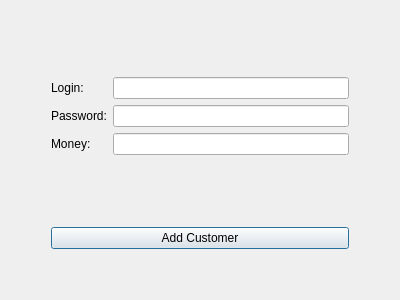
<?xml version="1.0" encoding="UTF-8"?>
<ui version="4.0">
 <class>AddCustomerForm</class>
 <widget class="QDialog" name="AddCustomerForm">
  <property name="geometry">
   <rect>
    <x>0</x>
    <y>0</y>
    <width>400</width>
    <height>300</height>
   </rect>
  </property>
  <property name="windowTitle">
   <string>Dialog</string>
  </property>
  <layout class="QGridLayout" name="gridLayout">
   <item row="1" column="0">
    <spacer name="horizontalSpacer">
     <property name="orientation">
      <enum>Qt::Horizontal</enum>
     </property>
     <property name="sizeType">
      <enum>QSizePolicy::Minimum</enum>
     </property>
     <property name="sizeHint" stdset="0">
      <size>
       <width>40</width>
       <height>20</height>
      </size>
     </property>
    </spacer>
   </item>
   <item row="4" column="1">
    <widget class="QPushButton" name="addCustomerButton">
     <property name="text">
      <string>Add Customer</string>
     </property>
    </widget>
   </item>
   <item row="1" column="1">
    <layout class="QFormLayout" name="formLayout">
     <property name="formAlignment">
      <set>Qt::AlignCenter</set>
     </property>
     <item row="0" column="0">
      <widget class="QLabel" name="loginLabel">
       <property name="text">
        <string>Login:</string>
       </property>
      </widget>
     </item>
     <item row="0" column="1">
      <widget class="QLineEdit" name="loginInput"/>
     </item>
     <item row="1" column="0">
      <widget class="QLabel" name="passLabel">
       <property name="text">
        <string>Password:</string>
       </property>
      </widget>
     </item>
     <item row="1" column="1">
      <widget class="QLineEdit" name="passInput"/>
     </item>
     <item row="2" column="0">
      <widget class="QLabel" name="moneyLabel">
       <property name="text">
        <string>Money:</string>
       </property>
      </widget>
     </item>
     <item row="2" column="1">
      <widget class="QLineEdit" name="moneyInput"/>
     </item>
    </layout>
   </item>
   <item row="0" column="1">
    <spacer name="verticalSpacer_2">
     <property name="orientation">
      <enum>Qt::Vertical</enum>
     </property>
     <property name="sizeType">
      <enum>QSizePolicy::Minimum</enum>
     </property>
     <property name="sizeHint" stdset="0">
      <size>
       <width>20</width>
       <height>40</height>
      </size>
     </property>
    </spacer>
   </item>
   <item row="1" column="2">
    <spacer name="horizontalSpacer_2">
     <property name="orientation">
      <enum>Qt::Horizontal</enum>
     </property>
     <property name="sizeType">
      <enum>QSizePolicy::Minimum</enum>
     </property>
     <property name="sizeHint" stdset="0">
      <size>
       <width>40</width>
       <height>20</height>
      </size>
     </property>
    </spacer>
   </item>
   <item row="5" column="1">
    <spacer name="verticalSpacer">
     <property name="orientation">
      <enum>Qt::Vertical</enum>
     </property>
     <property name="sizeType">
      <enum>QSizePolicy::Minimum</enum>
     </property>
     <property name="sizeHint" stdset="0">
      <size>
       <width>20</width>
       <height>40</height>
      </size>
     </property>
    </spacer>
   </item>
   <item row="3" column="1">
    <spacer name="verticalSpacer_3">
     <property name="orientation">
      <enum>Qt::Vertical</enum>
     </property>
     <property name="sizeType">
      <enum>QSizePolicy::Minimum</enum>
     </property>
     <property name="sizeHint" stdset="0">
      <size>
       <width>20</width>
       <height>40</height>
      </size>
     </property>
    </spacer>
   </item>
  </layout>
 </widget>
 <resources/>
 <connections/>
</ui>
